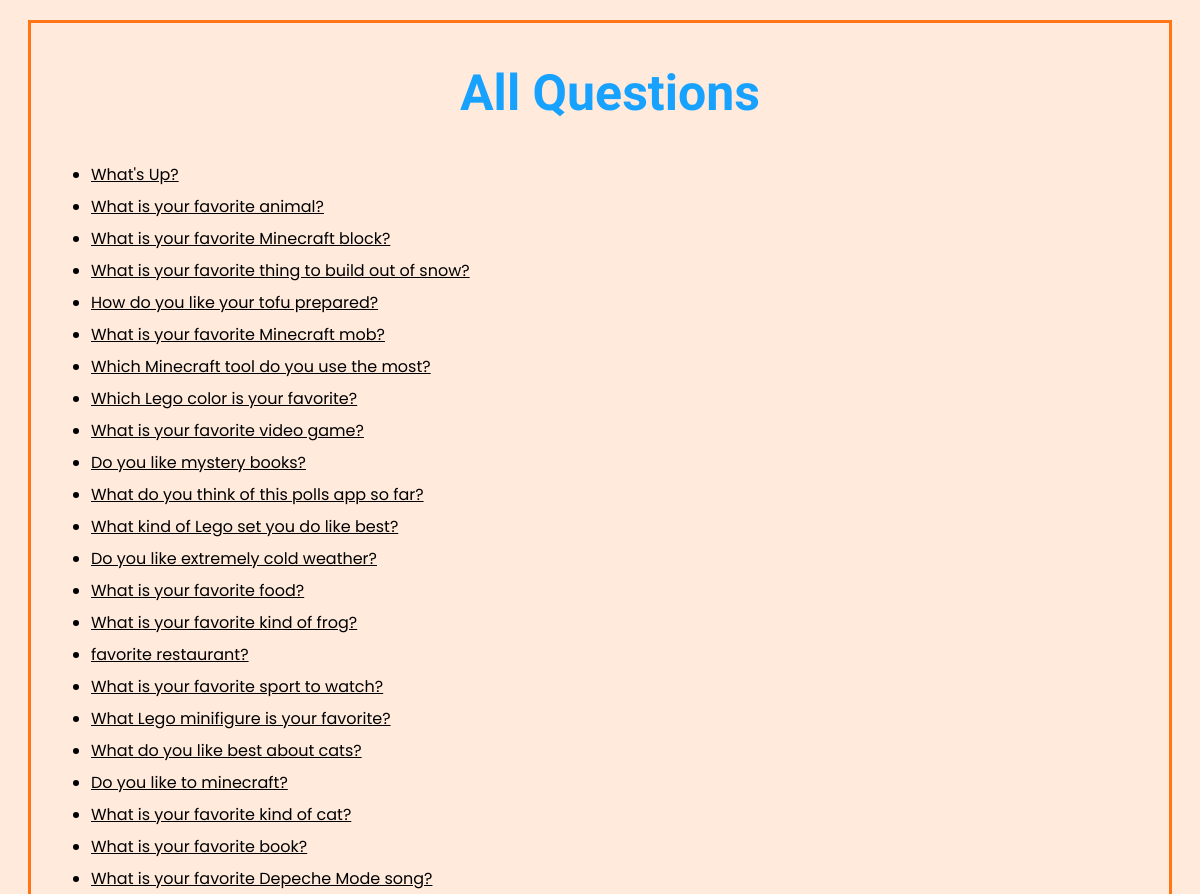
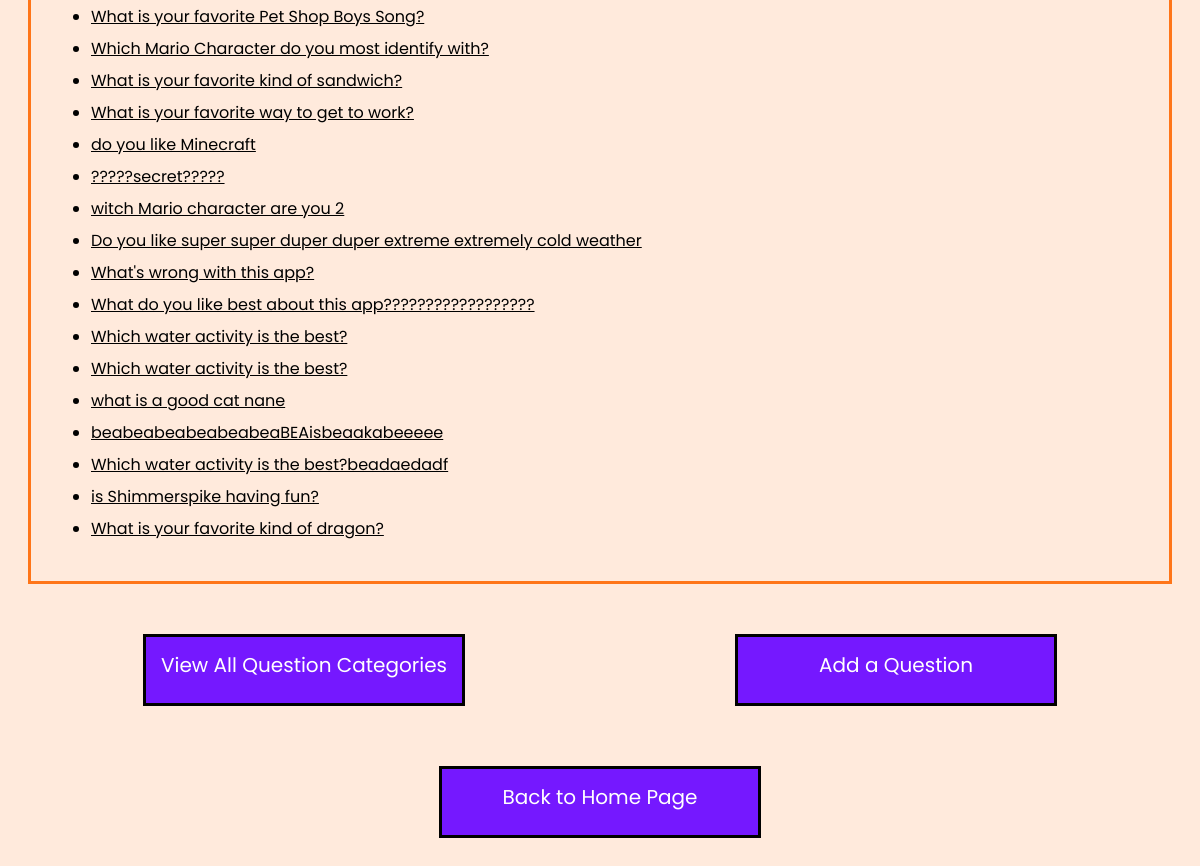
/polls/questions/all_questions/, run on the app's committed database (2 pictures, top to bottom).
### polls/models.py (models this page shows, shortened)
class Question(models.Model):
    topic = models.ManyToManyField(Topic)
    question_text = models.CharField(max_length=200)
    pub_date = models.DateTimeField("date published")

### polls/views.py (the view)
# urls.py: path("questions/<str:list_name>/", views.question_list_view, name="question_list"),
def question_list_view(request, list_name):
    print(f"Received list_name: {list_name}")
    all_lists = get_question_lists() # Retrieve al lists
    list_info = all_lists.get(list_name, ("Unknown List", [])) # Default if not found
    readable_name, selected_list = list_info
    return render(request, "polls/question_list.html", {
        "list_name": readable_name, # Display the readable title
        "question_list": selected_list,
    })

### polls/context_processors.py (called while the page is built)
def get_question_lists():
    questions = Question.objects.annotate(total_votes=Sum('choice__votes'))
    return {
        "latest_questions": ("Most Recent Questions", Question.objects.order_by("-pub_date")[:5]),
        "oldest_questions": ("Oldest Questions", Question.objects.order_by("pub_date")[:5]),
        "popular_questions": ("Most Popular Questions", questions.order_by('-total_votes')[:5]),
        "all_questions": ("All Questions", Question.objects.all()),
    }

def latest_questions(request):
    return {"latest_questions": get_question_lists()["latest_questions"]}

def oldest_questions(request):
    return {"oldest_questions": get_question_lists()["oldest_questions"]}

def popular_questions(request):
    return {"popular_questions": get_question_lists()["popular_questions"]}

def all_questions(request):
    return {"all_questions": get_question_lists()["all_questions"]}

def all_lists(request):
    return {"all_lists": get_question_lists()}

def specific_question_list(request):
    list_name = request.GET.get("list_name") # Extract list name from GET params
    question_list = get_question_lists().get(list_name, []) # Get selected list or empty
    return {"list_name": list_name, "question_list": question_list}

### polls/templates/polls/question_list.html (shortened to what this page needs)
<!DOCTYPE html>
<html lang="en">
<head>
{% load static %}
<link rel="stylesheet" type="text/css" href="{% static 'polls/styles.css' %}">
</head>
<body>
<div class="list">
    {% if list_name %}
    <h1>{{ list_name }}</h1>
        {% if question_list %}
        <ul>
            {% for question in question_list %}
            <li><a href="{% url 'polls:detail' question.id %}">{{ question.question_text }}</a></li>
            {% endfor %}
        {% else %}
        <p>There are no questions about {{ list_name }}</p>
        {% endif %}
    </ul>
    {% else %}
        <p>There are no questions about this topic.</p>
    {% endif %}
</div>
<div class="btns">
    <a href="{% url  'polls:questions' %}" class="btn">View All Question Categories</a>
    <a href="{% url 'polls:add_question' %}" class="btn">Add a Question</a>
</div>
<div>
    <a href="{% url 'polls:index' %}" class="btn">Back to Home Page</a>
</div>
</body>
</html>

### polls/static/polls/styles.css (style rules this page uses)
body { background-color: #FFEADC; font-family: "Poppins"; line-height: 2; font-size: 16px; }
h1 { font-family: "Kalam"; font-size: 50px; color: #18A2FF; text-align: center; }
a { color: black; }
.btns { display: grid; grid-template-columns: repeat(2, 1fr); }
.btn { display: block; width: 300px; height: 50px; background-color: #7518FF; color: white; font-size: 20px; margin: 10px 0; justify-self: center; text-align: center; border-style: solid; border-color: black; text-decoration: none; margin: 30px 0; padding: 8px; cursor: pointer; }
.list { display: block; margin: 20px; padding: 20px; border-style: solid; border-color: #FF7518; }
.list h1 { margin: 0 0 0 20px; }

### data on the page
Question: question_text "What's Up?"
Question: question_text "What is your favorite animal?"
Question: question_text "What is your favorite Minecraft block?"
Question: question_text "What is your favorite thing to build out of snow?"
Question: question_text "How do you like your tofu prepared?"
Question: question_text "What is your favorite Minecraft mob?"
Question: question_text "Which Minecraft tool do you use the most?"
Question: question_text "Which Lego color is your favorite?"
Question: question_text "What is your favorite video game?"
Question: question_text "Do you like mystery books?"
Question: question_text "What do you think of this polls app so far?"
Question: question_text "What kind of Lego set you do like best?"
Question: question_text "Do you like extremely cold weather?"
Question: question_text "What is your favorite food?"
Question: question_text "What is your favorite kind of frog?"
Question: question_text "favorite restaurant?"
Question: question_text "What is your favorite sport to watch?"
Question: question_text "What Lego minifigure is your favorite?"
Question: question_text "What do you like best about cats?"
Question: question_text "Do you like to minecraft?"
Question: question_text "What is your favorite kind of cat?"
Question: question_text "What is your favorite book?"
Question: question_text "What is your favorite Depeche Mode song?"
Question: question_text "What is your favorite Pet Shop Boys Song?"
Question: question_text "Which Mario Character do you most identify with?"
Question: question_text "What is your favorite kind of sandwich?"
Question: question_text "What is your favorite way to get to work?"
Question: question_text "do you like Minecraft"
Question: question_text "?????secret?????"
Question: question_text "witch Mario character are you 2"
Question: question_text "Do you like super super duper duper extreme extremely cold weather"
Question: question_text "What's wrong with this app?"
Question: question_text "What do you like best about this app??????????????????"
Question: question_text "Which water activity is the best?"
Question: question_text "Which water activity is the best?"
Question: question_text "what is a good cat nane"
Question: question_text "beabeabeabeabeabeaBEAisbeaakabeeeee"
Question: question_text "Which water activity is the best?beadaedadf"
Question: question_text "is Shimmerspike having fun?"
Question: question_text "What is your favorite kind of dragon?"

### other printed values
{{ list_name }} "All Questions"
